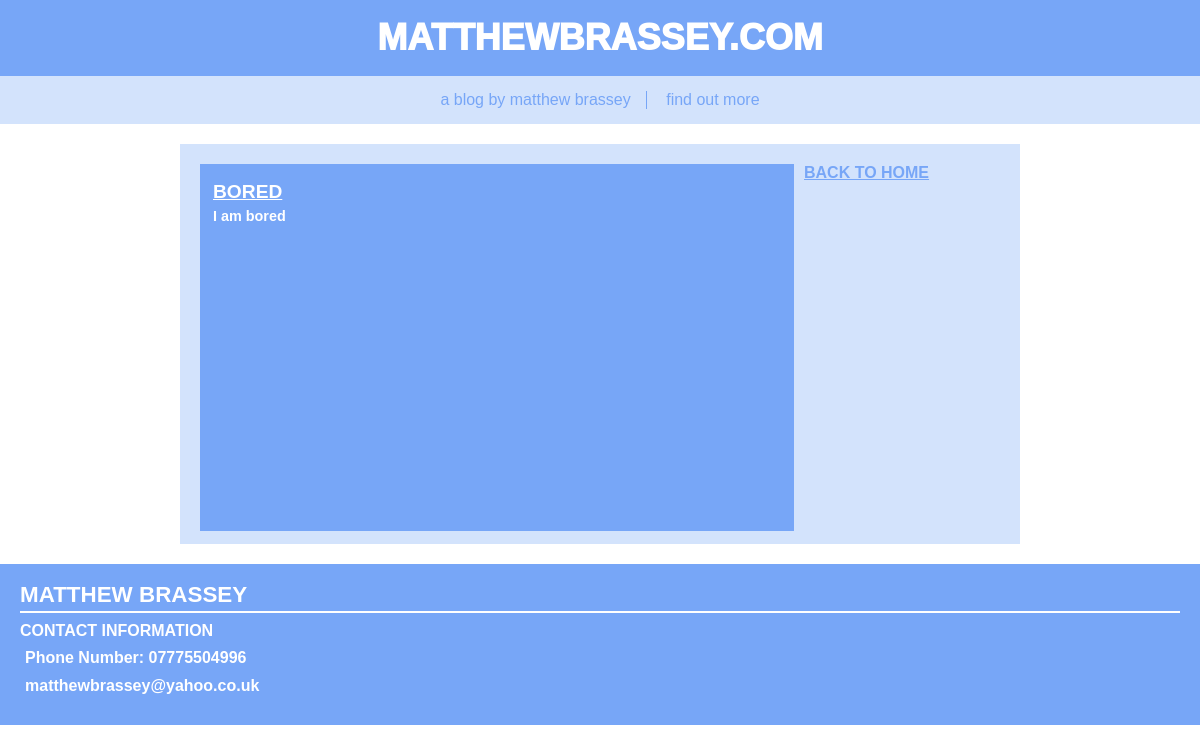
Before: /post/1/ with the older database file.
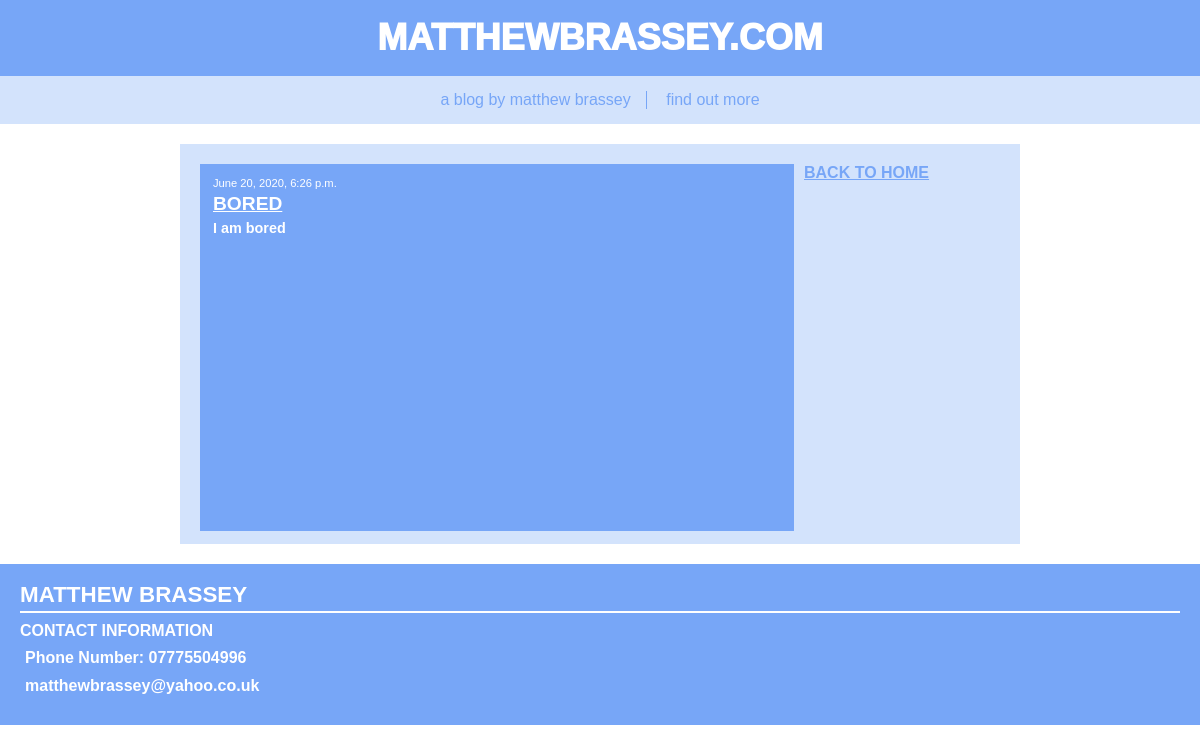
After: the same page with the newer database file.
### blog/models.py (models this page shows, shortened)
class Post(models.Model):
    author = models.ForeignKey(settings.AUTH_USER_MODEL, on_delete=models.CASCADE)
    title = models.CharField(max_length=200)
    text = models.TextField()
    created_date = models.DateTimeField(default=timezone.now)
    published_date = models.DateTimeField(blank=True, null=True)

### blog/views.py (the view)
# urls.py: path('post/<int:pk>/', views.post_detail, name='post_detail'),
def post_detail(request, pk):
    post = get_object_or_404(Post, pk=pk)
    return render(request, 'blog/post_detail.html', {'post': post})

### blog/templates/blog/post_detail.html
{% extends 'blog/base.html' %}
{% block content %}
<div class="post">
  {% if post.published_date %}
  <div class="date">
    {{ post.published_date }}
  </div>
  {% endif %}
  <h2>{{ post.title }}</h2>
  <p>{{ post.text|linebreaksbr }}</p>
</div>
<a style="width: 100%; text-decoration: underline; cursor: pointer;" onclick="history.go(-1);">BACK TO HOME</a>
{% endblock %}

Changed rows visible on the page:
changed Post "BORED": published_date (not shown) → "June 20, 2020, 6:26 p.m."
